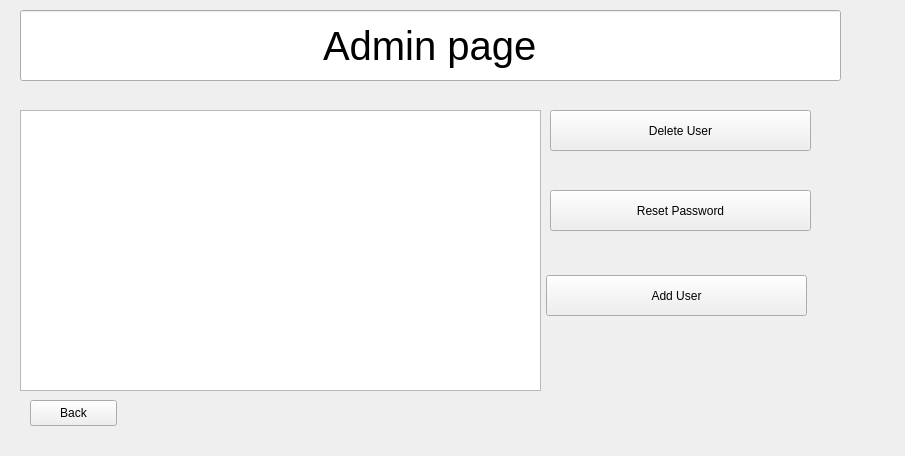
<?xml version="1.0" encoding="UTF-8"?>
<ui version="4.0">
 <class>AdminPage</class>
 <widget class="QWidget" name="AdminPage">
  <property name="geometry">
   <rect>
    <x>0</x>
    <y>0</y>
    <width>905</width>
    <height>456</height>
   </rect>
  </property>
  <property name="windowTitle">
   <string>Form</string>
  </property>
  <widget class="QLineEdit" name="lineEdit">
   <property name="geometry">
    <rect>
     <x>20</x>
     <y>10</y>
     <width>821</width>
     <height>71</height>
    </rect>
   </property>
   <property name="font">
    <font>
     <pointsize>30</pointsize>
    </font>
   </property>
   <property name="text">
    <string>Admin page</string>
   </property>
   <property name="alignment">
    <set>Qt::AlignCenter</set>
   </property>
   <property name="readOnly">
    <bool>true</bool>
   </property>
  </widget>
  <widget class="QPushButton" name="DeleteUser">
   <property name="geometry">
    <rect>
     <x>550</x>
     <y>110</y>
     <width>261</width>
     <height>41</height>
    </rect>
   </property>
   <property name="text">
    <string>Delete User</string>
   </property>
  </widget>
  <widget class="QPushButton" name="AddUser">
   <property name="geometry">
    <rect>
     <x>546</x>
     <y>275</y>
     <width>261</width>
     <height>41</height>
    </rect>
   </property>
   <property name="text">
    <string>Add User</string>
   </property>
  </widget>
  <widget class="QPushButton" name="resetPass">
   <property name="geometry">
    <rect>
     <x>550</x>
     <y>190</y>
     <width>261</width>
     <height>41</height>
    </rect>
   </property>
   <property name="text">
    <string>Reset Password</string>
   </property>
  </widget>
  <widget class="QTableView" name="userTableView">
   <property name="geometry">
    <rect>
     <x>20</x>
     <y>110</y>
     <width>521</width>
     <height>281</height>
    </rect>
   </property>
  </widget>
  <widget class="QPushButton" name="Backbutton">
   <property name="geometry">
    <rect>
     <x>30</x>
     <y>400</y>
     <width>87</width>
     <height>26</height>
    </rect>
   </property>
   <property name="text">
    <string>Back</string>
   </property>
  </widget>
 </widget>
 <resources/>
 <connections/>
</ui>
